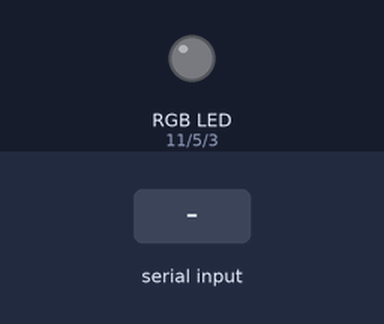
Simulated run of this sketch. Board: Arduino Uno, built with avr-gcc and run on an emulated ATmega328P. On the bench: an RGB LED mixed from three pins (HIGH = lit). The test bench sets the inputs (shaded band). What the sketch prints to the serial monitor is not drawn.

Above: at 1.0 s.
1.1 s: "90,45\n" received over Serial
At 2.6 s:
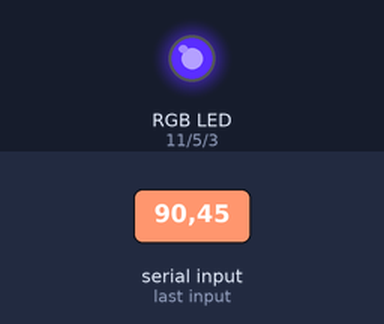
4.1 s: "30,150\n" received over Serial
At 5.1 s:
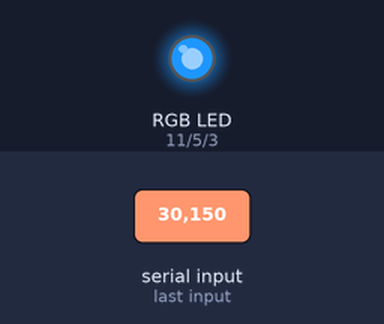
7.1 s: "5\n" received over Serial
At 9.1 s:
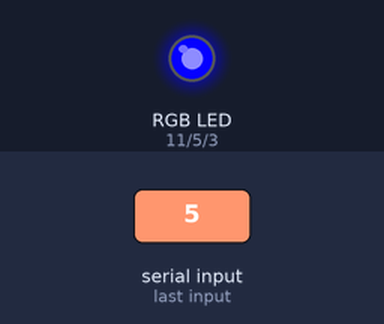
9.6 s: "90\n" received over Serial
At 11.0 s:
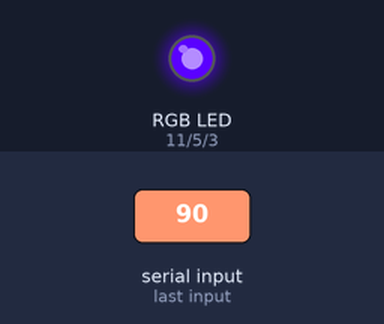
12.1 s: "200\n" received over Serial
At 14.2 s:
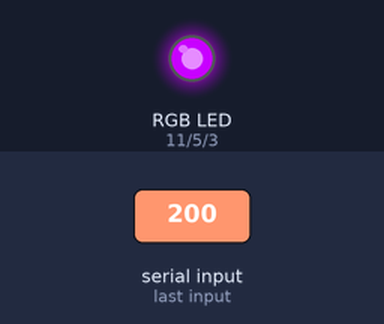
14.6 s: "1,90\n" received over Serial
At 15.4 s:
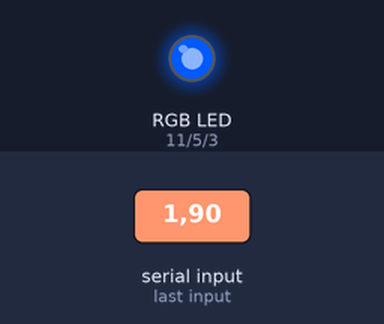
Timing chart, 0 to 18.1 s (numbered marks = the images above; inputs shaded):
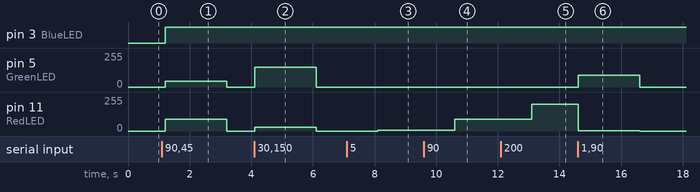

The sketch:

ex12_03_a.ino
```cpp
// 아두이노 (인터럽트 방식): 수신값 2개를 RGB LED에 적용

#define RedLED 11
#define GreenLED 5
#define BlueLED 3

void setup() {
  pinMode(RedLED, OUTPUT);
  pinMode(GreenLED, OUTPUT);
  pinMode(BlueLED, OUTPUT);
  Serial.begin(9600);
  while (Serial.available() == 0) {	// 수신 버퍼에 수신값이 없는 동안 반복 실행
    Serial.write('A');			// 시작신호 전송
    delay(300);				// 0.3초 대기
  }
}

void loop() { }

void serialEvent() {		// 이벤트함수: 수신값이 있으면 자동 호출
  int r = Serial.parseInt();	// 수신 문자열 중 첫 번째 숫자문자 추출 후 정수로 저장
  int g = Serial.parseInt();	// 수신 문자열 중 두 번째 숫자문자 추출 후 정수로 저장
  analogWrite(RedLED, r);
  analogWrite(GreenLED, g);
  analogWrite(BlueLED, 255);
  Serial.write('B');        	// 송신 (통신제어신호: 'B')
}
```

Measured:
- after the input at 1.1 s, pin 3 (BlueLED): LOW → HIGH after 0.10 s; pin 5 (GreenLED): 0/255 → 45/255 after 0.10 s, → 0/255 2.0 s later; pin 11 (RedLED): 0/255 → 90/255 after 0.10 s, → 0/255 2.0 s later
- after the input at 4.1 s, pin 5 (GreenLED): 0/255 → 150/255 at once, → 0/255 2.0 s later; pin 11 (RedLED): 0/255 → 30/255 at once, → 0/255 2.0 s later
- after the input at 7.1 s, pin 11 (RedLED): 0/255 → 5/255 after 1.0 s
- after the input at 9.6 s, pin 11 (RedLED): 5/255 → 90/255 after 1.0 s
- after the input at 12.1 s, pin 11 (RedLED): 90/255 → 200/255 after 1.0 s
- after the input at 14.6 s, pin 5 (GreenLED): 0/255 → 90/255 at once, → 0/255 2.0 s later; pin 11 (RedLED): 200/255 → 1/255 at once, → 0/255 2.0 s later
